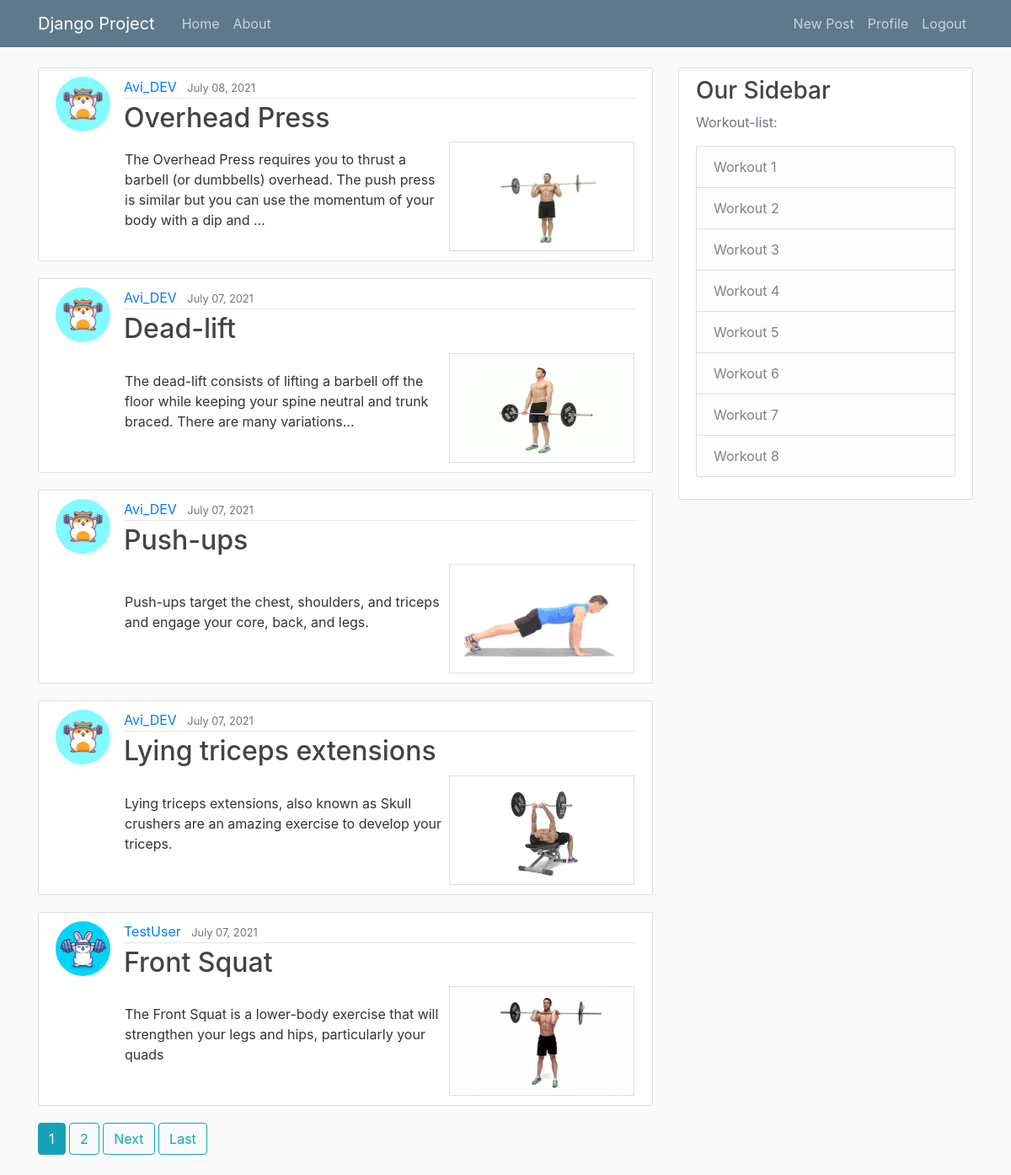
Screenshot of / (signed in) with the database file from the repository.
### blog/models.py (models this page shows, shortened)
class Post(models.Model):
    title = models.CharField(max_length=100)
    header_image = models.ImageField(null=True, blank=True, upload_to="images/")
    content = models.TextField()
    date_posted = models.DateTimeField(default=timezone.now)
    author = models.ForeignKey(User, on_delete=models.CASCADE)

### users/models.py (models this page shows, shortened)
class Profile(models.Model):
    user = models.OneToOneField(User, on_delete=models.CASCADE)
    image = models.ImageField(default='default.jpg', upload_to='profile_pics')

### blog/views.py (the view)
# urls.py: path('', PostListView.as_view(), name='blog-home'),
class PostListView(ListView):
    model = Post
    template_name = 'blog/home.html'  # <app>/<model>_<viewtype>.html
    context_object_name = 'posts'
    ordering = ['-date_posted']
    paginate_by = 5

### blog/templates/blog/home.html (shortened to what this page needs)
{% extends "blog/base.html" %}
{% block content %}
    {% if user.is_authenticated %}
    {% for post in posts %}
        <article class="media content-section">
          <img class="rounded-circle article-img" src="{{ post.author.profile.image.url }}">
          <div class="media-body">
            <div class="article-metadata">
              <a class="mr-2" href="{% url 'user-posts' post.author.username %}">{{ post.author }}</a>
              <small class="text-muted">{{ post.date_posted|date:"F d, Y" }}</small>
            </div>
            <html>
              <body >
                  <h2><a class="article-title" href="{% url 'post-detail' post.id %}">{{ post.title }}</a></h2>
                  <table>
                      <tr>
                      <td width=70%>
                          <p class="article-content">{{ post.content |truncatewords:30 }}</p>
                      </td>
                      <td width=30% align="right">
                          <div class="exercise" <a target="_blank" href="{{post.header_image.url}}">
                          <img style="border: 1px solid #ddd;
                          padding: 5px;
                          height:130px;
                          width: 220px;" src="{{post.header_image.url}}"  alt="exercise">
                          </a></div>
                      </td>
                      </tr>
                  </table>
              </body>
            </html>
          </div>
        </article>
    {% endfor %}
    {% endif %}
    {% if user.is_authenticated %}
    {% if is_paginated %}
      {% for num in page_obj.paginator.page_range %}
        {% if page_obj.number == num %}
          <a class="btn btn-info mb-4" href="?page={{ num }}">{{ num }}</a>
        {% elif num > page_obj.number|add:'-3' and num < page_obj.number|add:'3' %}
          <a class="btn btn-outline-info mb-4" href="?page={{ num }}">{{ num }}</a>
        {% endif %}
      {% endfor %}
      {% if page_obj.has_next %}
        <a class="btn btn-outline-info mb-4" href="?page={{ page_obj.next_page_number }}">Next</a>
        <a class="btn btn-outline-info mb-4" href="?page={{ page_obj.paginator.num_pages }}">Last</a>
      {% endif %}
      {% else %}
      <body>
        <p></p>
      </body>
      {% endif %}
    {% endif %}
{% endblock content %}

### blog/static/blog/main.css (style rules this page uses)
body { background: #fafafa; color: #333333; margin-top: 5rem; }
h1, h2, h3, h4, h5, h6 { color: #444444; }
.content-section { background: #ffffff; padding: 10px 20px; border: 1px solid #dddddd; border-radius: 3px; margin-bottom: 20px; }
.article-title { color: #444444; }
.article-content { white-space: pre-line; }
.article-img { height: 65px; width: 65px; margin-right: 16px; }
.article-metadata { padding-bottom: 1px; margin-bottom: 4px; border-bottom: 1px solid #e3e3e3 }

### rows the page displays
Post: author.profile.image (picture), author "Avi_DEV", date_posted "July 08, 2021", title "Overhead Press", content "The Overhead Press requires you to thrust a barbell (or dumbbells) overhead. The push press is similar but you can use the momentum of your body with a dip and …", header_image (picture)
Post: author.profile.image (picture), author "Avi_DEV", date_posted "July 07, 2021", title "Dead-lift", content "The dead-lift consists of lifting a barbell off the floor while keeping your spine neutral and trunk braced. There are many variations...", header_image (picture)
Post: author.profile.image (picture), author "Avi_DEV", date_posted "July 07, 2021", title "Push-ups", content "Push-ups target the chest, shoulders, and triceps and engage your core, back, and legs.", header_image (picture)
Post: author.profile.image (picture), author "Avi_DEV", date_posted "July 07, 2021", title "Lying triceps extensions", content "Lying triceps extensions, also known as Skull crushers are an amazing exercise to develop your triceps.", header_image (picture)
Post: author.profile.image (picture), author "TestUser", date_posted "July 07, 2021", title "Front Squat", content "The Front Squat is a lower-body exercise that will strengthen your legs and hips, particularly your quads", header_image (picture)

### other values shown
{{ num }} "1"
{{ num }} "2"
